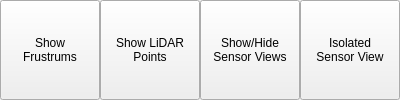
              <widget class="QWidget" name="widget_21" native="true">
               <property name="minimumSize">
                <size>
                 <width>400</width>
                 <height>0</height>
                </size>
               </property>
               <property name="maximumSize">
                <size>
                 <width>2000</width>
                 <height>16777215</height>
                </size>
               </property>
               <layout class="QHBoxLayout" name="horizontalLayout_30">
                <property name="spacing">
                 <number>0</number>
                </property>
                <property name="leftMargin">
                 <number>0</number>
                </property>
                <property name="topMargin">
                 <number>0</number>
                </property>
                <property name="rightMargin">
                 <number>0</number>
                </property>
                <property name="bottomMargin">
                 <number>0</number>
                </property>
                <item>
                 <widget class="QToolButton" name="show_frustrums_button">
                  <property name="sizePolicy">
                   <sizepolicy hsizetype="Preferred" vsizetype="Expanding">
                    <horstretch>0</horstretch>
                    <verstretch>0</verstretch>
                   </sizepolicy>
                  </property>
                  <property name="text">
                   <string>Show
Frustrums</string>
                  </property>
                  <property name="icon">
                   <iconset resource="../resources.qrc">
                    <normaloff>:/icons/icons8-scenic-view-48.png</normaloff>:/icons/icons8-scenic-view-48.png</iconset>
                  </property>
                  <property name="iconSize">
                   <size>
                    <width>36</width>
                    <height>36</height>
                   </size>
                  </property>
                  <property name="checkable">
                   <bool>true</bool>
                  </property>
                  <property name="toolButtonStyle">
                   <enum>Qt::ToolButtonStyle::ToolButtonTextUnderIcon</enum>
                  </property>
                 </widget>
                </item>
                <item>
                 <widget class="QToolButton" name="show_lidar_point_cloud_button">
                  <property name="sizePolicy">
                   <sizepolicy hsizetype="Preferred" vsizetype="Preferred">
                    <horstretch>0</horstretch>
                    <verstretch>0</verstretch>
                   </sizepolicy>
                  </property>
                  <property name="text">
                   <string>Show LiDAR
Points</string>
                  </property>
                  <property name="icon">
                   <iconset resource="../resources.qrc">
                    <normaloff>:/icons/Point Cloud.png</normaloff>:/icons/Point Cloud.png</iconset>
                  </property>
                  <property name="iconSize">
                   <size>
                    <width>36</width>
                    <height>36</height>
                   </size>
                  </property>
                  <property name="checkable">
                   <bool>true</bool>
                  </property>
                  <property name="toolButtonStyle">
                   <enum>Qt::ToolButtonStyle::ToolButtonTextUnderIcon</enum>
                  </property>
                 </widget>
                </item>
                <item>
                 <widget class="QToolButton" name="show_hide_sensor_views_button">
                  <property name="sizePolicy">
                   <sizepolicy hsizetype="Preferred" vsizetype="Preferred">
                    <horstretch>0</horstretch>
                    <verstretch>0</verstretch>
                   </sizepolicy>
                  </property>
                  <property name="minimumSize">
                   <size>
                    <width>77</width>
                    <height>32</height>
                   </size>
                  </property>
                  <property name="toolTip">
                   <string>&lt;html&gt;&lt;head/&gt;&lt;body&gt;&lt;p&gt;Undo Last Command&lt;/p&gt;&lt;/body&gt;&lt;/html&gt;</string>
                  </property>
                  <property name="text">
                   <string>Show/Hide
Sensor Views</string>
                  </property>
                  <property name="icon">
                   <iconset resource="../resources.qrc">
                    <normaloff>:/icons/icons8-view-all-48.png</normaloff>:/icons/icons8-view-all-48.png</iconset>
                  </property>
                  <property name="iconSize">
                   <size>
                    <width>46</width>
                    <height>48</height>
                   </size>
                  </property>
                  <property name="toolButtonStyle">
                   <enum>Qt::ToolButtonStyle::ToolButtonTextUnderIcon</enum>
                  </property>
                 </widget>
                </item>
                <item>
                 <widget class="QToolButton" name="isolate_sensor_selection_button">
                  <property name="sizePolicy">
                   <sizepolicy hsizetype="Preferred" vsizetype="Preferred">
                    <horstretch>0</horstretch>
                    <verstretch>0</verstretch>
                   </sizepolicy>
                  </property>
                  <property name="minimumSize">
                   <size>
                    <width>77</width>
                    <height>32</height>
                   </size>
                  </property>
                  <property name="toolTip">
                   <string>&lt;html&gt;&lt;head/&gt;&lt;body&gt;&lt;p&gt;Redo Last Command&lt;/p&gt;&lt;/body&gt;&lt;/html&gt;</string>
                  </property>
                  <property name="text">
                   <string>Isolated
Sensor View</string>
                  </property>
                  <property name="icon">
                   <iconset resource="../resources.qrc">
                    <normaloff>:/icons/icons8-browse-page-48.png</normaloff>:/icons/icons8-browse-page-48.png</iconset>
                  </property>
                  <property name="iconSize">
                   <size>
                    <width>46</width>
                    <height>48</height>
                   </size>
                  </property>
                  <property name="checkable">
                   <bool>true</bool>
                  </property>
                  <property name="checked">
                   <bool>false</bool>
                  </property>
                  <property name="toolButtonStyle">
                   <enum>Qt::ToolButtonStyle::ToolButtonTextUnderIcon</enum>
                  </property>
                 </widget>
                </item>
               </layout>
              </widget>
